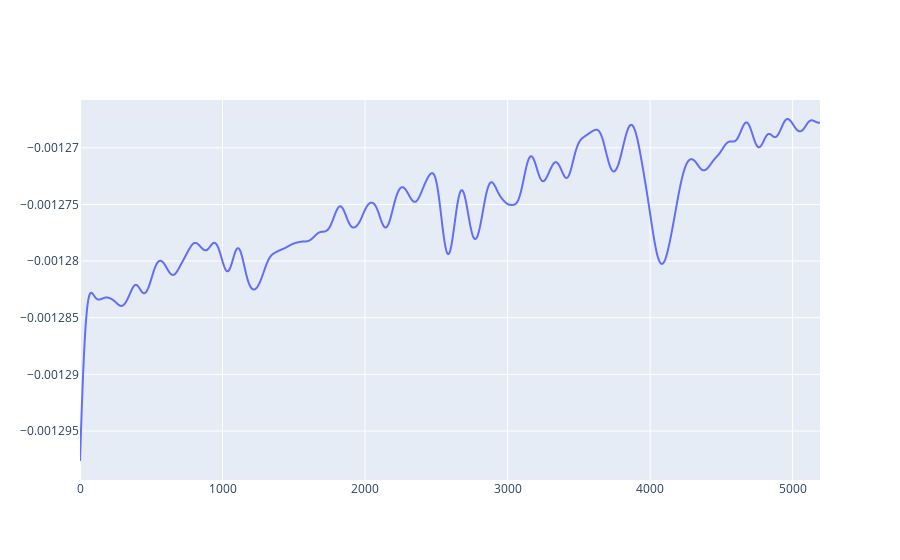

The notebook cell this image was saved under:
### Code cell
#Plot only filtered data of noise sample
figg = go.Figure()
figg.add_trace(go.Scatter(
            y = yAC,
            line =  dict(shape =  'spline' ),
            name = 'filtered signal'
            ))
figg.show(config = conf)

### Figure 1 — Plotly figure (JSON) as saved in the notebook; plotly's stock layout.template omitted (floating-point values rounded to 4 significant figures; data arrays with more than 128 entries replaced by an {"elided": "..."} marker saying what was removed)
{"data": [{"line": {"shape": "spline"}, "name": "filtered signal", "type": "scatter", "y": {"elided": "5193 float values"}}], "layout": {}}
